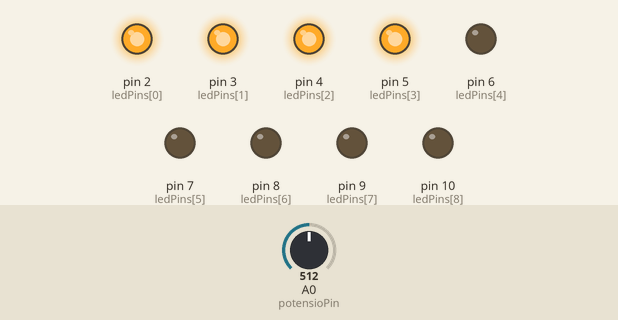
This sketch was run on a simulated Arduino Uno, built with avr-gcc and run on an emulated ATmega328P. Parts: output pins drawn as LEDs (lit = HIGH). The inputs (shaded band) are chosen by the test bench; at power-on: A0 (potensioPin) = 512.

Above: at 1.2 s.
1.3 s: A0 (potensioPin) set to 555
2.8 s: A0 (potensioPin) set to 580
At 3.8 s:
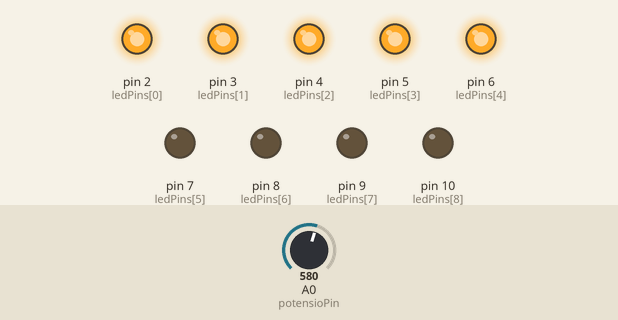
4.3 s: A0 (potensioPin) set to 716
At 5.0 s:
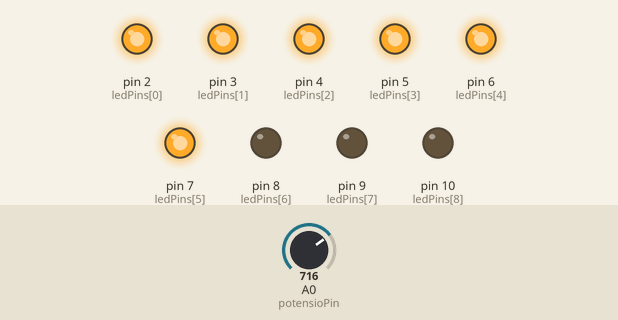
5.8 s: A0 (potensioPin) set to 783
7.3 s: A0 (potensioPin) set to 804
At 8.5 s:
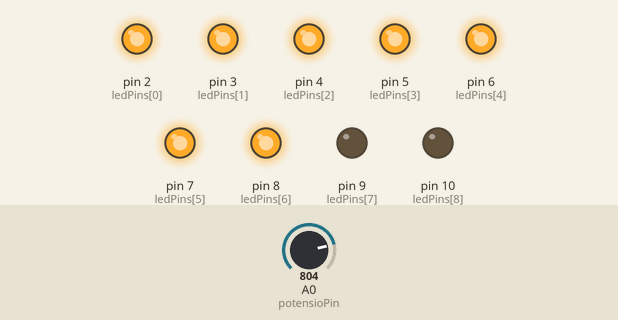
8.8 s: A0 (potensioPin) set to 511
At 9.6 s:
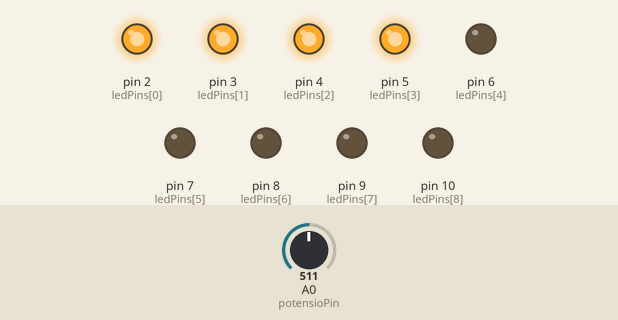
Timing chart, 0 to 11.3 s (numbered marks = the images above; inputs shaded):
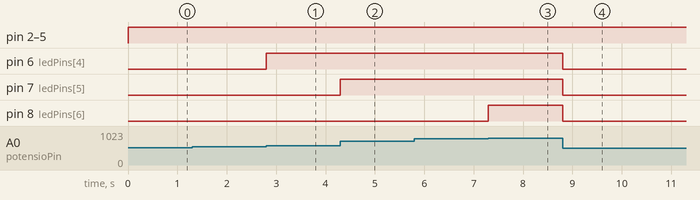

The sketch:

project_3_bar_graph.ino
```cpp
const int potensioPin = A0;
const int ledCount = 9;
int ledPins[] = {2,3,4,5,6,7,8,9,10};

void setup(){
  for (int curLed = 0; curLed < ledCount; curLed++){
    pinMode(ledPins[curLed],OUTPUT);
  }
}

void loop(){
  int sensor = analogRead(potensioPin);
  int ledLevel = map(sensor, 0, 1023, 0, ledCount);
  for (int curLed = 0; curLed < ledCount; curLed++){
    if (curLed < ledLevel){
      digitalWrite(ledPins[curLed],HIGH);
    }
    else{
      digitalWrite(ledPins[curLed],LOW);
    }
  }
}
```

Measured:
- the behaviour switches between 568 and 569 on A0 (potensioPin) (found by bisection; images 0 and 1)
- the behaviour switches between 795 and 796 on A0 (potensioPin) (found by bisection; images 2 and 3)
- after the input at 1.3 s, every drawn part: stays the same
- after the input at 2.8 s, pin 6 (ledPins[4]): LOW → HIGH at once
- after the input at 4.3 s, pin 7 (ledPins[5]): LOW → HIGH at once
- after the input at 5.8 s, every drawn part: stays the same
- after the input at 7.3 s, pin 8 (ledPins[6]): LOW → HIGH at once
- after the input at 8.8 s, pin 6 (ledPins[4]), pin 7 (ledPins[5]), pin 8 (ledPins[6]): HIGH → LOW at once
